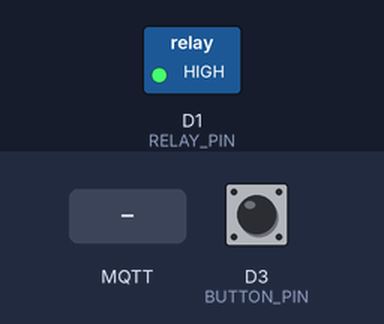
A sketch run on a simulated ESP8266 (Wemos D1 mini). Shown: switched loads named in the sketch (green lamp = pin HIGH). Dashed ring = blinking. The inputs (shaded band) are chosen by the test bench; at power-on: D3 (BUTTON_PIN) HIGH. WiFi joins after 1.5 s; servers stay silent unless stated; storage starts empty; EEPROM starts erased; no MQTT or app messages arrive unless stated.

Above: at 2.7 s.
2.8 s: D3 (BUTTON_PIN) pulled LOW for 1 s
At 2.97 s:
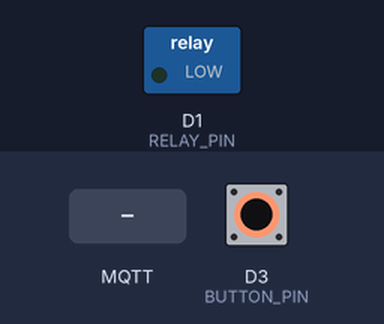
5.8 s: D3 (BUTTON_PIN) pulled LOW for 3.2 s
At 10.1 s:
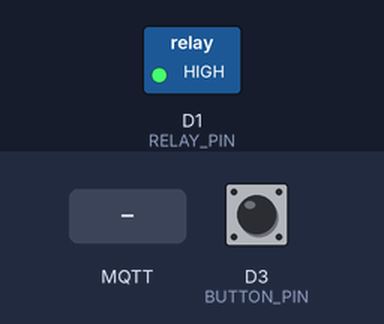
10.5 s: MQTT message "OFF" arrives on the first subscribed topic
At 11.3 s:
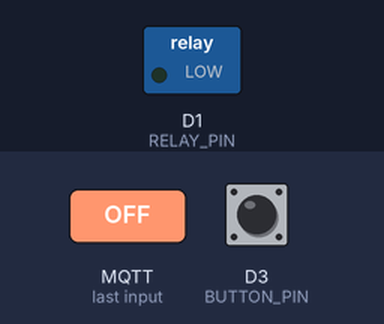
Timing chart, 0 to 13.5 s (numbered marks = the images above; inputs shaded):
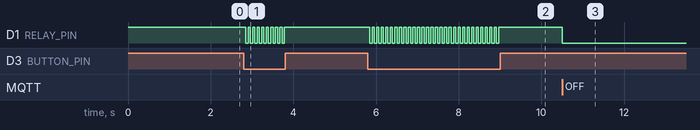

Measured:
- after the input at 2.8 s, D1 (RELAY_PIN): alternates HIGH for 0.05 s and LOW for 0.05 s, 18 changes in all, then stays HIGH, starting after 0.05 s
- after the input at 5.8 s, D1 (RELAY_PIN): alternates HIGH for 0.05 s and LOW for 0.05 s, 58 changes in all, then stays HIGH, starting after 0.05 s
- after the input at 10.5 s, D1 (RELAY_PIN): HIGH → LOW at once

The sketch:

mini_lolin-relay.ino
```cpp
/**************************************************************************
 Placa de desenvolvimento Wemos D1 Mini Lolin
 Acionamento de um módulo relé
 Necessita de shield relé para Wemos D1 Mini
 Maio de 2025
 Epaminondas de Souza Lage
 **************************************************************************/

// === Inclusão de bibliotecas necessárias ===
#include <ESP8266WiFi.h>                // Conexão Wi-Fi
#include <ESP8266WebServer.h>          // Servidor HTTP embutido
#include <PubSubClient.h>              // Cliente MQTT
#include <EEPROM.h>                    // Memória EEPROM para persistência de dados
#include <Ticker.h>                    // Temporizador para Watchdog
#include <FS.h>                        // SPIFFS para arquivos da interface web
#include <ESP8266mDNS.h>               // Acesso por nome local ex: http://esp8266.local
#include <ESP8266HTTPUpdateServer.h>   // Atualização OTA via navegador

// === Definições de pinos e parâmetros ===
#define RELAY_PIN D1           // Pino digital conectado ao módulo relé
#define BUTTON_PIN D3          // Pino digital conectado ao botão físico
#define EEPROM_ADDR 0          // Endereço EEPROM onde o estado do relé será salvo

// === Credenciais Wi-Fi e rede estática ===
const char* ssid = "PLT-DIR";
const char* password = "epaminondas";
IPAddress local_ip(10, 0, 2, 52);
IPAddress gateway(10, 0, 2, 1);
IPAddress subnet(255, 255, 255, 0);

// === Configurações MQTT ===
const char* mqtt_server = "10.0.0.141";
const char* mqtt_user = "MQTT";
const char* mqtt_pass = "planeta";
const char* mqtt_topic_cmd = "rele/comando";           // Tópico de entrada (comando)
const char* mqtt_topic_status = "Mini-Lolin/52/status";// Tópico de saída (status)

// === Objetos globais ===
WiFiClient espClient;
PubSubClient client(espClient);
ESP8266WebServer server(80);
ESP8266HTTPUpdateServer httpUpdater;
Ticker watchdogTicker;

// === Variáveis de estado ===
bool releState = false;            // Estado atual do relé
bool lastButtonState = HIGH;       // Estado anterior do botão
unsigned long lastDebounceTime = 0;// Controle de debounce
unsigned long lastPublish = 0;     // Controle de publicação periódica
const unsigned long publishInterval = 60000; // Intervalo para publicar o status (ms)

// === Funções auxiliares ===

// Salva o estado do relé na EEPROM
void saveState(bool state) {
  EEPROM.write(EEPROM_ADDR, state);
  EEPROM.commit();
}

// Lê o estado salvo na EEPROM
bool readState() {
  return EEPROM.read(EEPROM_ADDR);
}

// Publica o estado do relé via MQTT
void publishStatus() {
  client.publish(mqtt_topic_status, releState ? "ON" : "OFF", true); // retain = true
}

// Aplica o estado ao pino do relé e publica se necessário
void applyRelayState(bool forcePublish = false) {
  digitalWrite(RELAY_PIN, releState ? HIGH : LOW);
  if (forcePublish) publishStatus();
}

// Lê o botão físico com debounce e alterna o relé se pressionado
void checkButton() {
  bool reading = digitalRead(BUTTON_PIN);
  if (reading != lastButtonState) lastDebounceTime = millis();
  if ((millis() - lastDebounceTime) > 50 && reading == LOW) {
    releState = !releState;
    applyRelayState(true);
    saveState(releState);
    lastDebounceTime = millis();
  }
  lastButtonState = reading;
}

// Callback executado ao receber mensagens MQTT
void callback(char* topic, byte* payload, unsigned int length) {
  String msg = "";
  for (unsigned int i = 0; i < length; i++) msg += (char)payload[i];
  msg.toUpperCase(); // Converte para maiúsculo

  // Interpreta comandos ON e OFF
  if (msg == "ON" && !releState) {
    releState = true;
    applyRelayState(true);
    saveState(releState);
  } else if (msg == "OFF" && releState) {
    releState = false;
    applyRelayState(true);
    saveState(releState);
  }
}

// Reestabelece conexão com o broker MQTT se cair
void reconnectMQTT() {
  while (!client.connected()) {
    if (client.connect("releClient", mqtt_user, mqtt_pass)) {
      client.subscribe(mqtt_topic_cmd);
      publishStatus(); // publica status ao reconectar
    } else {
      delay(5000); // aguarda 5s e tenta de novo
    }
  }
}

// Alimenta o watchdog para evitar reset
void resetWatchdog() {
  ESP.wdtFeed();
}

// Retorna um JSON com status atual do sistema
void handleStatusJson() {
  String json = "{";
  json += "\"ip\":\"" + WiFi.localIP().toString() + "\",";
  json += "\"rele\":\"" + String(releState ? "Ligado" : "Desligado") + "\",";
  json += "\"uptime\":" + String(millis() / 1000) + ",";
  json += "\"rssi\":" + String(WiFi.RSSI());
  json += "}";
  server.send(200, "application/json", json);
}

// Alterna o estado do relé via requisição web AJAX
void handleToggle() {
  releState = !releState;
  applyRelayState(true);
  saveState(releState);
  server.send(200, "text/plain", "OK");
}

// === Função de inicialização ===
void setup() {
  pinMode(RELAY_PIN, OUTPUT);
  pinMode(BUTTON_PIN, INPUT_PULLUP);

  EEPROM.begin(512);
  releState = readState(); // Recupera estado salvo
  applyRelayState();

  Serial.begin(115200);

  WiFi.config(local_ip, gateway, subnet);
  WiFi.begin(ssid, password);
  while (WiFi.status() != WL_CONNECTED) delay(500);

  SPIFFS.begin(); // Inicia sistema de arquivos
  server.serveStatic("/", SPIFFS, "/index.html");
  server.serveStatic("/style.css", SPIFFS, "/style.css");
  server.serveStatic("/script.js", SPIFFS, "/script.js");
  server.on("/toggle", HTTP_POST, handleToggle);
  server.on("/status.json", HTTP_GET, handleStatusJson);

  client.setServer(mqtt_server, 1883);
  client.setCallback(callback);

  ESP.wdtEnable(WDTO_8S); // watchdog com 8s
  watchdogTicker.attach(2, resetWatchdog); // alimenta a cada 2s

  MDNS.begin("esp8266"); // permite acesso via http://esp8266.local
  httpUpdater.setup(&server); // rota /update para atualização OTA
  server.begin(); // inicia servidor HTTP

  lastPublish = millis(); // marca o tempo da última publicação
}

// === Função principal de execução contínua ===
void loop() {
  if (!client.connected()) reconnectMQTT();
  client.loop();
  server.handleClient(); // atende requisições HTTP
  checkButton();         // verifica botão físico
  ESP.wdtFeed();         // alimenta o watchdog

  // publicação periódica do status via MQTT
  if (millis() - lastPublish > publishInterval) {
    publishStatus();
    lastPublish = millis();
  }
}
```
